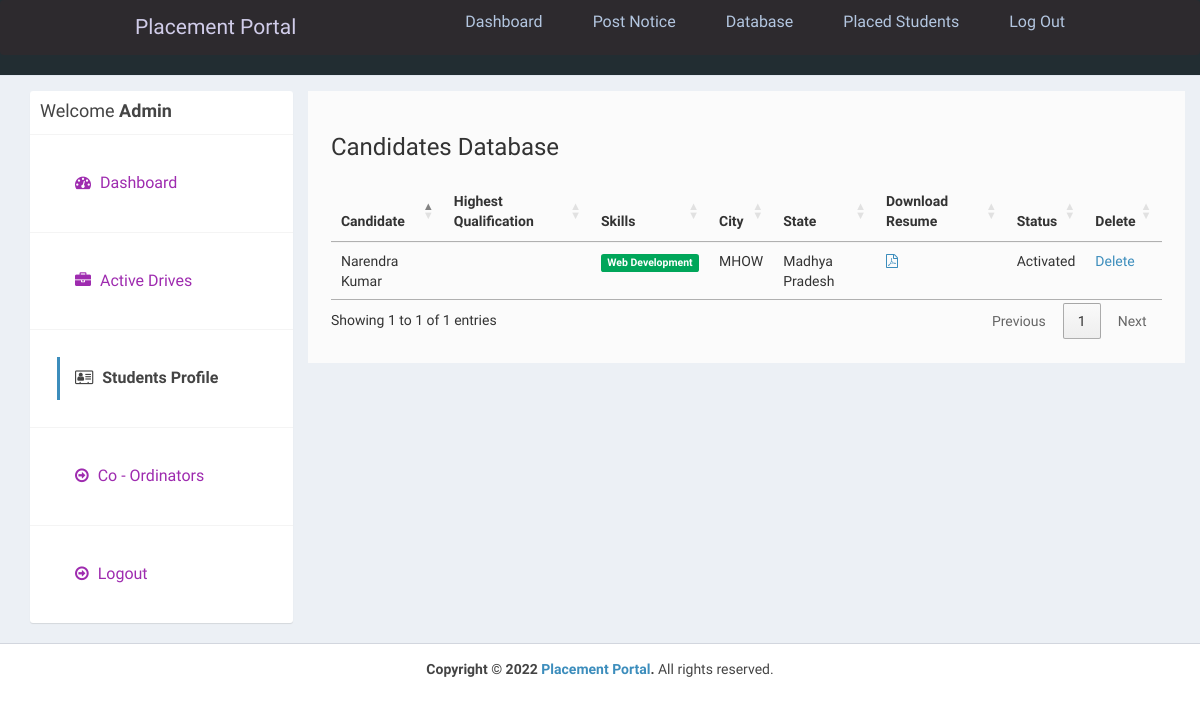
The page /admin/applications.php (signed in) on the database as committed earlier.
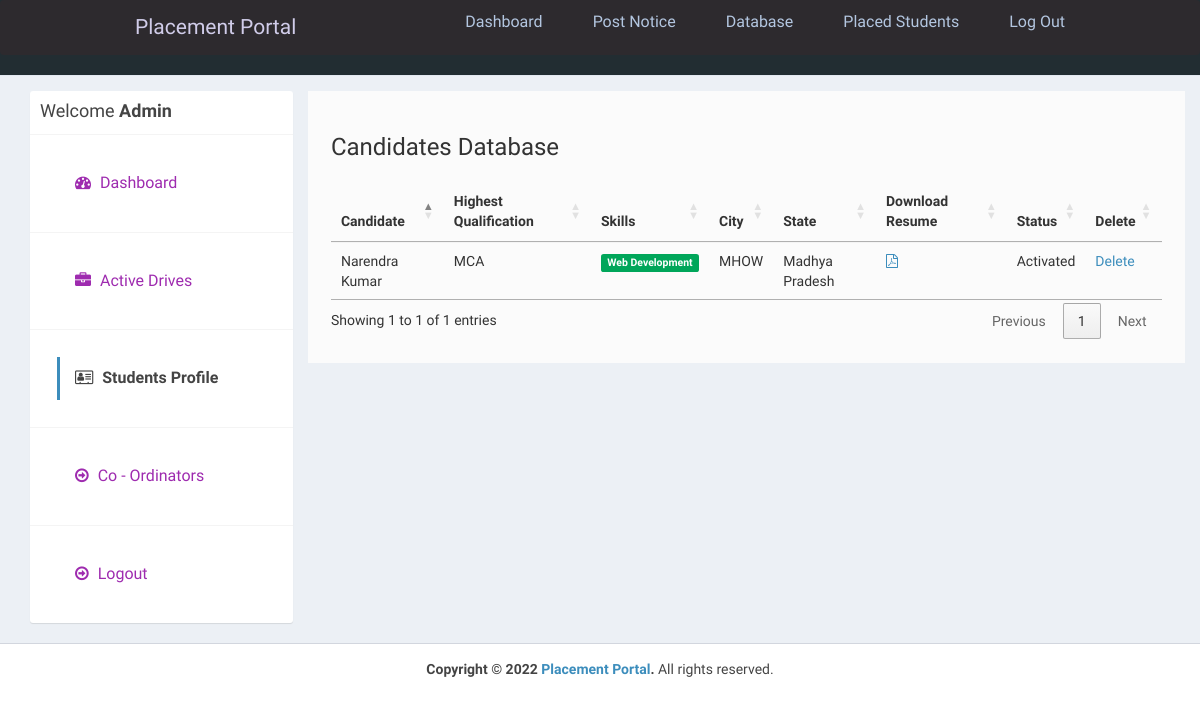
The same page on the database as committed later.
### tables this page shows
CREATE TABLE `users` (
  `id_user` int(11) NOT NULL AUTO_INCREMENT,
  `firstname` varchar(255) NOT NULL,
  `lastname` varchar(255) NOT NULL,
  `email` varchar(255) NOT NULL,
  `password` varchar(255) NOT NULL,
  `address` text DEFAULT NULL,
  `city` varchar(255) DEFAULT NULL,
  `state` varchar(255) DEFAULT NULL,
  `contactno` varchar(255) DEFAULT NULL,
  `qualification` varchar(255) DEFAULT NULL,
  `stream` varchar(255) DEFAULT NULL,
  `passingyear` varchar(255) DEFAULT NULL,
  `dob` varchar(255) DEFAULT NULL,
  `age` varchar(255) DEFAULT NULL,
  `designation` varchar(255) DEFAULT NULL,
  `resume` varchar(255) DEFAULT NULL,
  `hash` varchar(255) DEFAULT NULL,
  `active` int(11) NOT NULL DEFAULT 2,
  `aboutme` text DEFAULT NULL,
  `skills` text DEFAULT NULL,
  `hsc` varchar(200) NOT NULL,
  `ssc` int(11) NOT NULL,
  `ug` int(11) NOT NULL,
  `pg` int(11) NOT NULL,
  PRIMARY KEY (`id_user`),
  UNIQUE KEY `email` (`email`)
);

### admin/applications.php (the view, shortened to what the changed rows need)
<?php
require_once("../db.php");
?>
<!DOCTYPE html>
<html>
<head>
  <link rel="stylesheet" href="https://cdnjs.cloudflare.com/ajax/libs/twitter-bootstrap/3.3.7/css/bootstrap.min.css">
  <link rel="stylesheet" href="https://cdnjs.cloudflare.com/ajax/libs/font-awesome/4.7.0/css/font-awesome.min.css">
  <link rel="stylesheet" href="https://cdnjs.cloudflare.com/ajax/libs/ionicons/2.0.1/css/ionicons.min.css">
  <link rel="stylesheet" href="https://cdn.datatables.net/1.10.15/css/jquery.dataTables.min.css">
  <link rel="stylesheet" href="../css/AdminLTE.min.css">
  <link rel="stylesheet" href="../css/_all-skins.min.css">
  <link rel="stylesheet" href="../css/custom.css">
</head>
<body class="hold-transition skin-green sidebar-mini">
  <div class="wrapper">
    <div class="content-wrapper" style="margin-left: 0px;">
      <section id="candidates" class="content-header">
        <div class="container">
          <div class="row">
            <div class="col-md-9 bg-white padding-2">
              <div class="row margin-top-20">
                <div class="col-md-12">
                  <div class="box-body table-responsive no-padding">
                    <table id="example2" class="table table-hover">
                      <thead>
                        <th>Candidate</th>
                        <th>Highest Qualification</th>
                        <th>Skills</th>
                        <th>City</th>
                        <th>State</th>
                        <th>Download Resume</th>
                        <th>Status</th>
                        <th>Delete</th>
                      </thead>
                      <tbody>
                        <?php
                        $sql = "SELECT * FROM users";
                        $result = $conn->query($sql);
                        if ($result->num_rows > 0) {
                          while ($row = $result->fetch_assoc()) {
                            $skills = $row['skills'];
                            $skills = explode(',', $skills);
                        ?>
                            <tr>
                              <td><?php echo $row['firstname'] . ' ' . $row['lastname']; ?></td>
                              <td><?php echo $row['qualification']; ?></td>
                              <td>
                                <?php
                                foreach ($skills as $value) {
                                  echo ' <span class="label label-success">' . $value . '</span>';
                                }
                                ?>
                              </td>
                              <td><?php echo $row['city']; ?></td>
                              <td><?php echo $row['state']; ?></td>
                              <?php if ($row['resume'] != '') { ?>
                                <td><a href="../uploads/resume/<?php echo $row['resume']; ?>" download="<?php echo $row['firstname'] . ' Resume'; ?>"><i class="fa fa-file-pdf-o"></i></a></td>
                              <?php } else { ?>
                                <td>No Resume Uploaded</td>
                              <?php } ?>
                              <td>
                                <?php
                                if ($row['active'] == '1') {
                                  echo "Activated";
                                } else if ($row['active'] == '2') {
                                ?>
                                  <a href="reject-student.php?id=<?php echo $row['id_user']; ?>">Reject</a> <a href="approve-student.php?id=<?php echo $row['id_user']; ?>">Approve</a>
                                <?php
                                } else if ($row['active'] == '3') {
                                ?>
                                  <a href="approve-student.php?id=<?php echo $row['id_user']; ?>">Reactivate</a>
                                <?php
                                } else if ($row['active'] == '0') {
                                  echo "Rejected";
                                }
                                ?>
                              </td>
                              <td><a href="delete-student.php?id=<?php echo $row['id_user']; ?>">Delete</a></td>
                            </tr>
                        <?php
                          }
                        }
                        ?>
                      </tbody>
                    </table>
                  </div>
                </div>
              </div>
            </div>
          </div>
        </div>
      </section>
    </div>
  </div>
</body>
</html>

Rows that differ between the two databases and show on the page:
changed users "Narendra": qualification (not shown) → "MCA"
